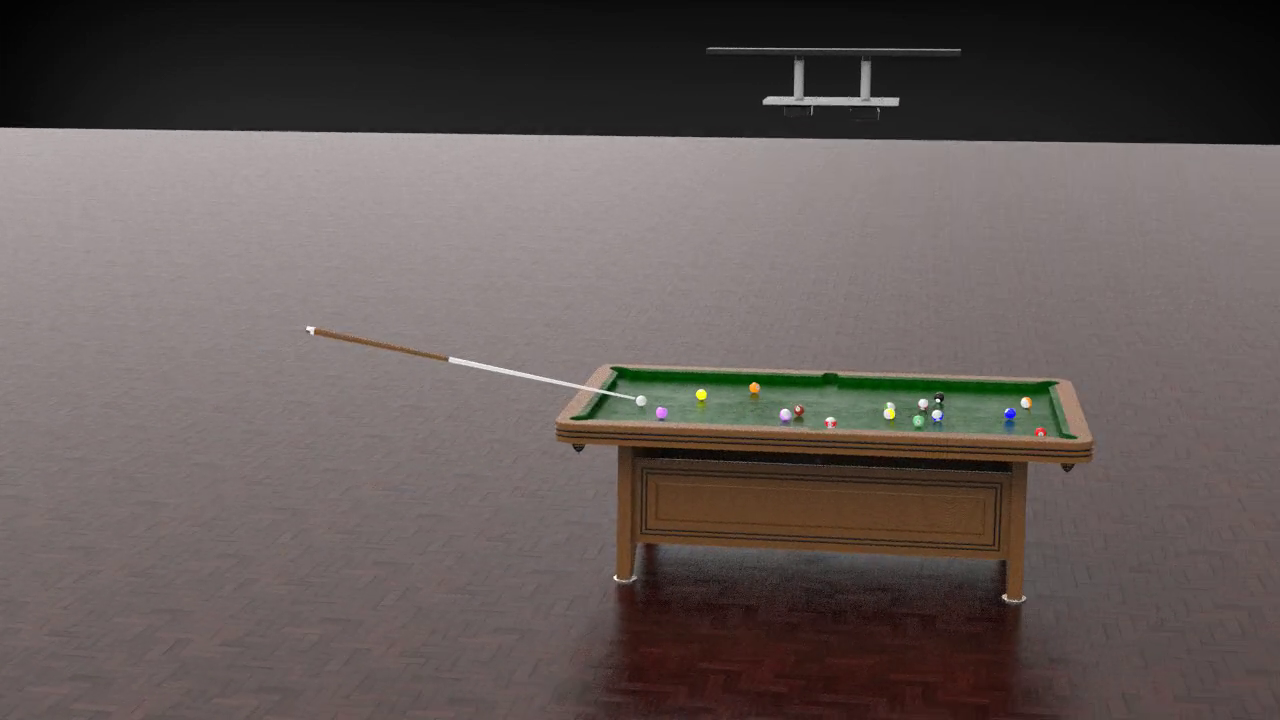
#> input picture frame 64 of Video/1.mp4, 1280 x 720 px, given in place of the camera
$ python 2.py
#> lines starting #> are read from the running program, lines starting #| are printed output that depends on the picture; after the words box and inside, x2 and y2 are one past the last pixel; in counts of white or black regions, pixels touching at a corner belong together
from imutils.video import VideoStream
import datetime
import imutils
import time
import cv2
from AWSIoTPythonSDK.MQTTLib import AWSIoTMQTTClient
import uuid
import json
import base64
import numpy as np
import argparse

#vs = VideoStream(src=0).start()
#vs = cv2.VideoCapture(0)
#time.sleep(2.0)

#hsv limits


lower = {
     'red':(149,110,158),
         'green':(0,0,0),
         'blue':(0,62,0),
        'yellow':(23,59,119),
        'orange':(167,0,161),
         'purple':(255,56,29),
         'burgundy':(177,47,0)
         }

upper = {
'red':(167,255,244),
         'green':(153,58,200),
         'blue':(149,150,235),
         'yellow':(50,255,255),
    'orange':(174,132,242),
     'purple':(175,255,255),
      'burgundy':(255,255,255)
         }

# define standard colors for circle around the object
colors = {
'red':(0,0,255),
          'green':(0,255,0),
          'blue':(255,0,0),
         'yellow':(0,255,217),
         'orange':(0,140,255),
   'purple':(151,56,29),
          'burgundy':(13,50,0)
          }

def publish(img):
	client_ID = str(uuid.uuid1())
	myMQTTClient = AWSIoTMQTTClient(client_ID)
	myMQTTClient.configureEndpoint("afi69rocow2w9-ats.iot.ap-northeast-1.amazonaws.com", 8883)
	#myMQTTClient.configureCredentials("/home/pi/Desktop/rusp/certificates/root.pem", "/home/pi/Desktop/rusp/certificates/private.pem.key", "/home/pi/Desktop/rusp/certificates/certificate.pem.crt")
	myMQTTClient.configureCredentials("Root.pem", "private.pem.key", "certificate.pem.crt")
	myMQTTClient.configureOfflinePublishQueueing(-1) # Infinite offline Publish queueing
	myMQTTClient.configureDrainingFrequency(2) # Draining: 2 Hz
	myMQTTClient.configureConnectDisconnectTimeout(10) # 10 sec
	myMQTTClient.configureMQTTOperationTimeout(5) # 5 sec
	print ('Initiating Realtime Data Transfer From Raspberry Pi...\n')
	myMQTTClient.connect()
	print ('Publisher ID : '+client_ID)
	with open(img, "rb") as image:
	  f = image.read()
	  encoded_data = base64.standard_b64encode(f)
	  message = encoded_data.decode('utf-8')

	data = {'Signal':True,'Publisher_ID':client_ID,'image1':message}
	data1 = json.dumps(data)

	myMQTTClient.publish(
	    topic = "billiard/device1",
	    QoS= 1,
	    payload = data1
		)


firstFrame = None
vs = cv2.VideoCapture(0)
#vs.set(3,600)
#vs.set(4,480)
print(vs.isOpened())
#vs.set(3,60)
ref, frame = vs.read()
#> frame is the input picture: shape (720, 1280, 3); mean B, G, R 87.7, 90.1, 99.6
time.sleep(2.0)
frame_width = int(vs.get(3))
frame_height = int(vs.get(4))
print(frame_width,frame_height)
count = 0;


# Define the codec and create VideoWriter object.The output is stored in 'outpy.avi' file.

#ut = cv2.VideoWriter('venv/images/vid1.avi', cv2.VideoWriter_fourcc('M', 'J', 'P', 'G'), 10, (frame_width, frame_height))
while True:
	# grab the current frame and initialize the occupied/unoccupied
	# text
	prev_frame = frame[:]
	ref,frame = vs.read()
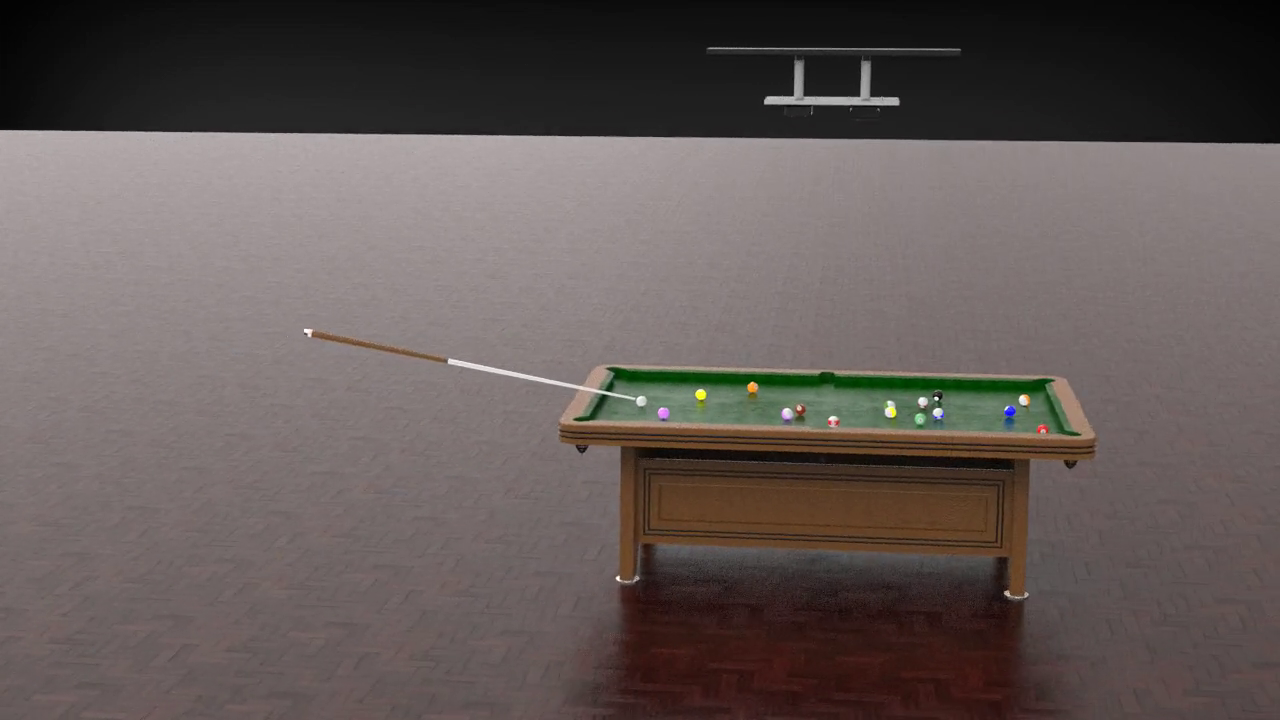
#> input picture frame 65 of Video/1.mp4, 1280 x 720 px, given in place of the camera
#> frame is the input picture: shape (720, 1280, 3); mean B, G, R 87, 89.4, 99
	#firstFrame =frame[1]
	count = count + 1;
	print(count)
	text = "NotMoving"
	Moving = False
	# if the frame could not be grabbed, then we have reached the end
	# of the video
	if frame is None:
		break
	# resize the frame, convert it to grayscale, and blur it
	#frame = imutils.resize(frame, width=500)
	gray = cv2.cvtColor(frame, cv2.COLOR_BGR2GRAY)
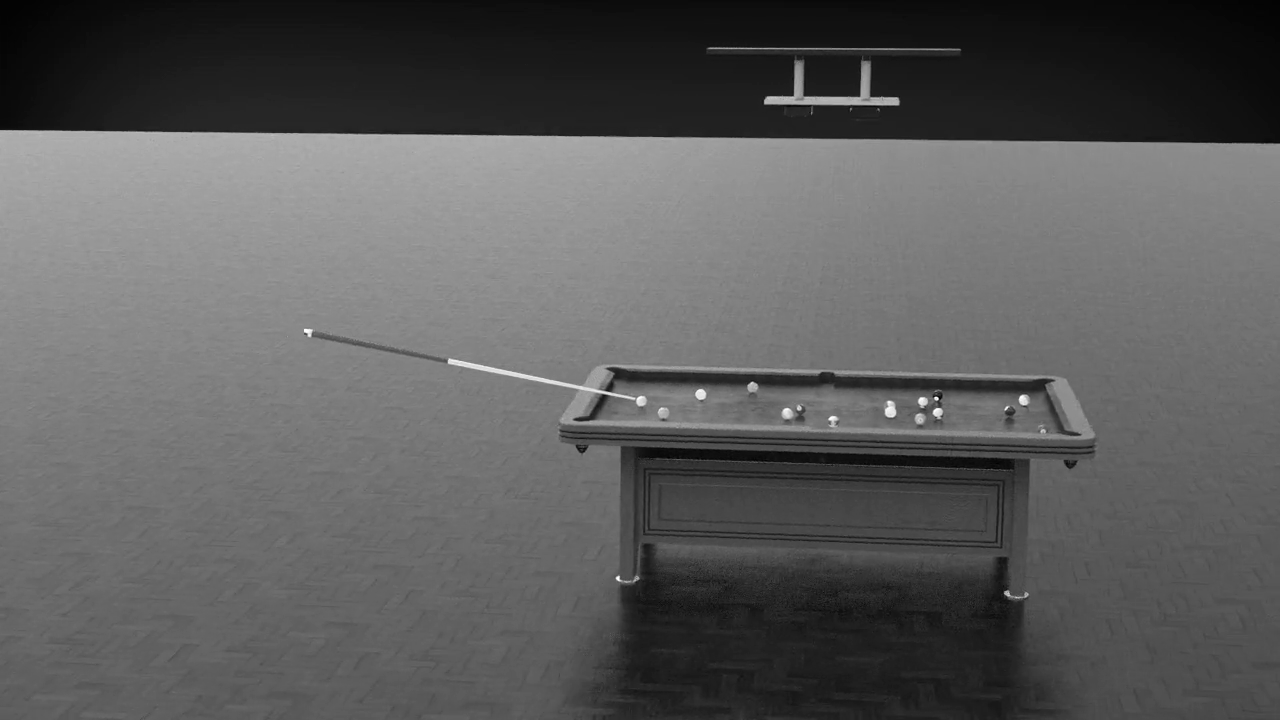
#> gray: shape (720, 1280); min 0, max 255, mean 92.1
	gray = cv2.GaussianBlur(gray, (21, 21), 0)

	gray0 = cv2.cvtColor(prev_frame, cv2.COLOR_BGR2GRAY)
	gray0 = cv2.GaussianBlur(gray0, (21, 21), 0)
	# if the first frame is None, initialize it
	#if firstFrame is None:
		#firstFrame = gray
		#continue


# compute the absolute difference between the current frame and
	# first frame
	frameDelta = cv2.absdiff(gray0, gray)
	thresh = cv2.threshold(frameDelta, 25, 255, cv2.THRESH_BINARY)[1]
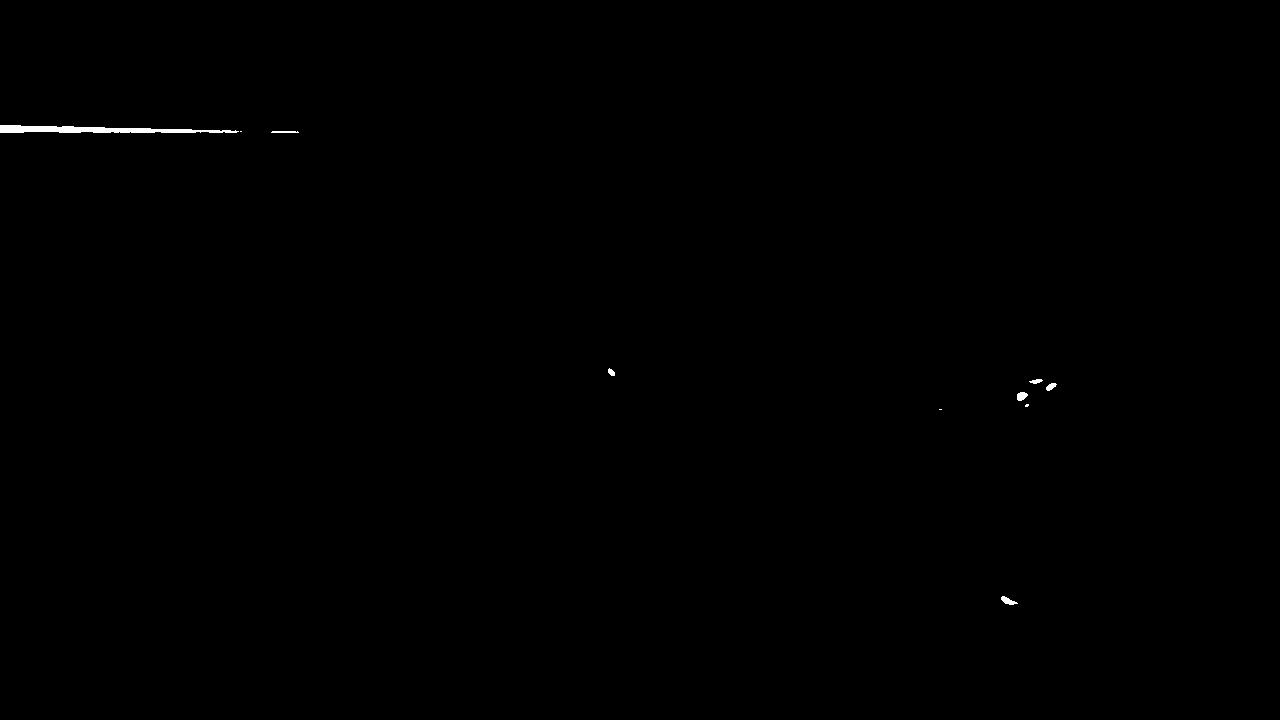
#> thresh: shape (720, 1280); 0.17% white; 10 white regions (3 under 20 px), largest, box (x1, y1, x2, y2) and area: (0, 125, 239, 133) 1172, (1001, 596, 1018, 605) 79, (1017, 392, 1028, 401) 74
	# dilate the thresholded image to fill in holes, then find contours
	# on thresholded image
	thresh = cv2.dilate(thresh, None, iterations=2)
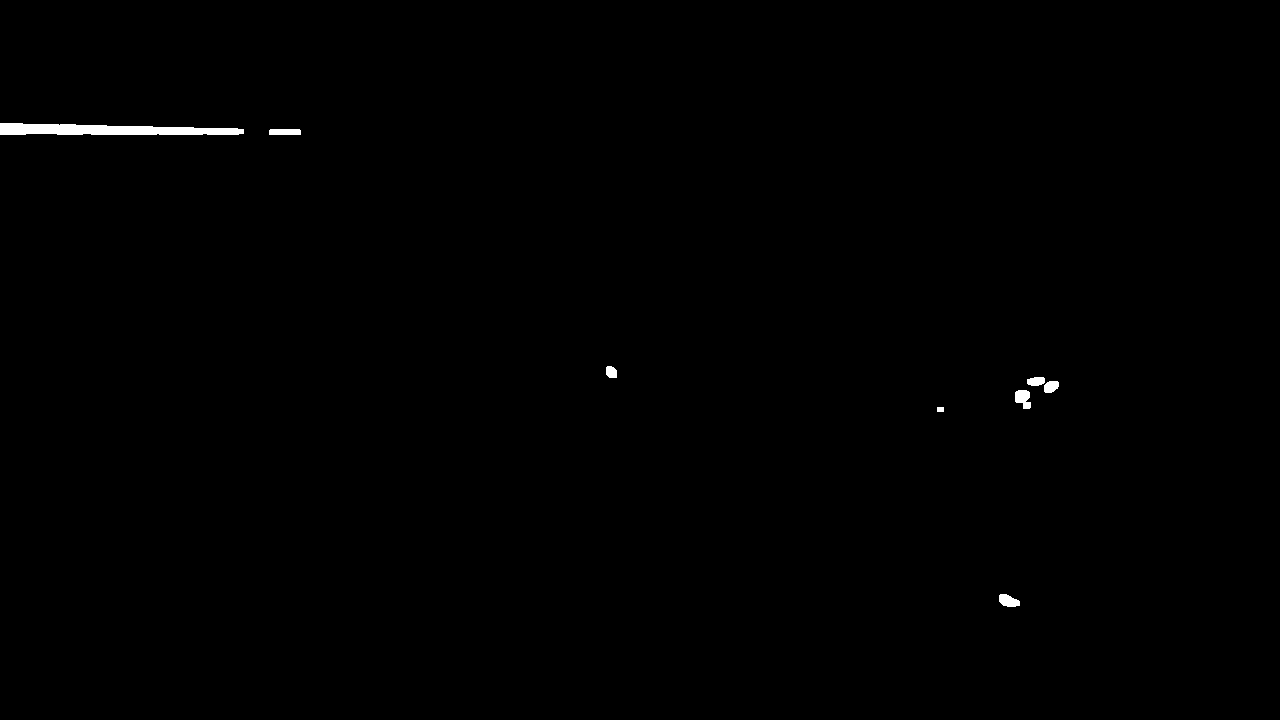
#> thresh: shape (720, 1280); 0.35% white; 8 white regions
	cnts = cv2.findContours(thresh.copy(), cv2.RETR_EXTERNAL,
		cv2.CHAIN_APPROX_SIMPLE)
#> cnts = 8 contours; box (x1, y1, x2, y2) and area: (0, 123, 244, 135) 1952, (1015, 390, 1031, 409) 192, (999, 594, 1020, 607) 173, (269, 129, 301, 135) 154, (1044, 381, 1059, 393) 126, (1027, 377, 1045, 386) 114, (606, 366, 617, 378) 96, (937, 407, 944, 412) 24
	cnts = imutils.grab_contours(cnts)
	# loop over the contours
	for c in cnts:
		# if the contour is too small, ignore it
		if cv2.contourArea(c) <5000:
			continue
		# compute the bounding box for the contour, draw it on the frame,
		# and update the text
		(x, y, w, h) = cv2.boundingRect(c)
		cv2.rectangle(frame, (x, y), (x + w, y + h), (0, 255, 0), 2)
		text = "Moving"
		Moving = True
		count =0
#> this loop made 8 passes
#> c on pass 2: [[937, 407], [937, 411], [943, 411], [943, 407]]
		# [9 lines of commented-out code are left out]
	print("Ball Status: {}".format(text))
	img1 = frame.copy()
	cv2.putText(img1, "Ball Status: {}".format(text), (10, 20),
				cv2.FONT_HERSHEY_SIMPLEX, 0.5, (0, 255, 255), 2)
	cv2.putText(img1, datetime.datetime.now().strftime("%A %d %B %Y %I:%M:%S%p"),
				(10, frame.shape[0] - 10), cv2.FONT_HERSHEY_SIMPLEX, 0.35, (0, 0, 255), 1)
	# show the frame and record if the user presses a key
	img = frame.copy()
	img = cv2.resize(img, (600, 300))
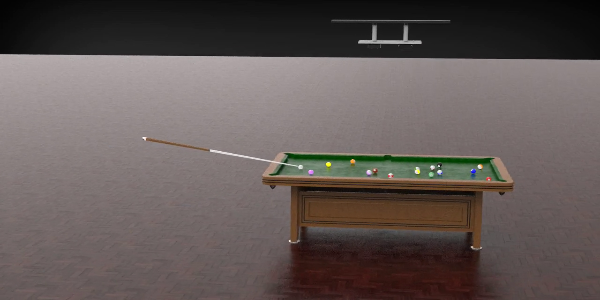
#> img: shape (300, 600, 3); mean B, G, R 87, 89.4, 99
	img1 = cv2.resize(img1, (600, 300))
#> img1: shape (300, 600, 3)
	if (count == 50):
		Moving = False
	else:
		Moving = True
	if(Moving == False ):
		#print("Well done!!")
		cv2.imwrite("green.jpg", img)
		cv2.imshow("Captured",img)
		#publish("green.jpg")
		publish("good.jpg")


	cv2.imshow("Ball Movement", img1)
	# [4 lines of commented-out code are left out]
	key = cv2.waitKey(1) & 0xFF
#> (key q is pressed here)
	# if the `q` key is pressed, break from the lop
	if key == ord("q"):
		break
vs.release()
#out.release()
cv2.destroyAllWindows()
